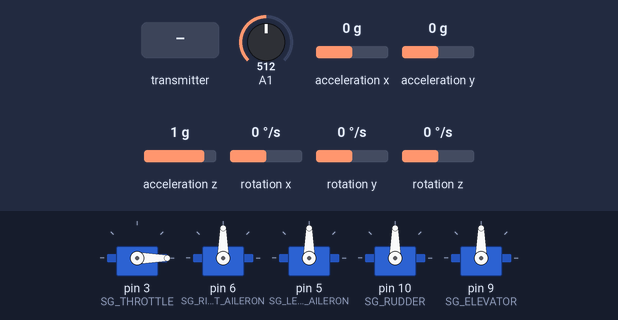
Bench run of a sketch on a simulated Arduino Uno, built for the host (arithmetic inside an expression is 32-bit, double 64-bit). Shown: 5 × servo. The inputs (shaded band) are chosen by the test bench; at power-on: A1 = 512, acceleration x 0 g, acceleration y 0 g, acceleration z 1 g, rotation x 0 °/s, rotation y 0 °/s, rotation z 0 °/s. No radio packets arrive unless stated; what the sketch prints to the serial monitor is not drawn.

Above: at 2.0 s.
2.1 s: the transmitter starts sending aileronRight = 0
At 3.4 s:
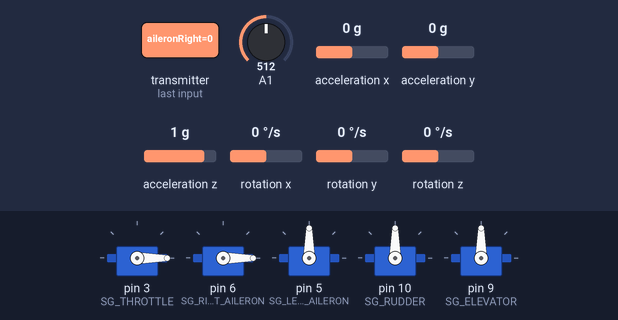
3.9 s: the transmitter starts sending aileronLeft = 0
At 5.1 s:
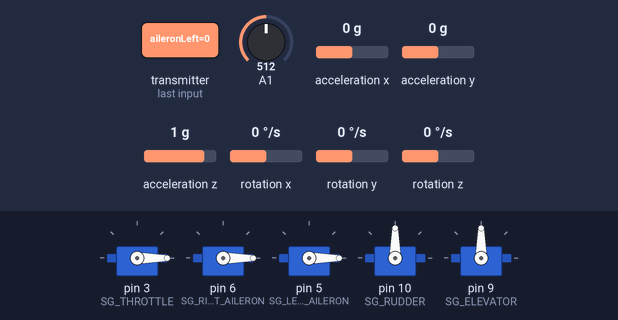
5.4 s: the transmitter starts sending rudder = 0
At 6.5 s:
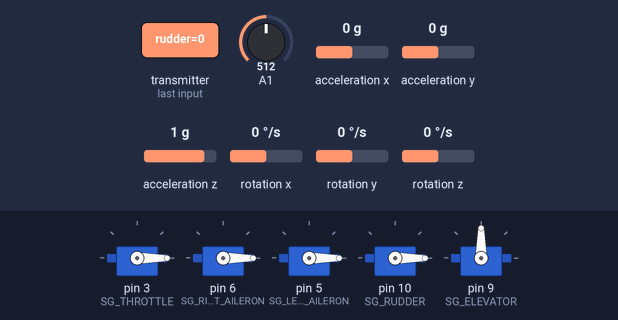
6.9 s: the transmitter starts sending elevator = 0
At 7.6 s:
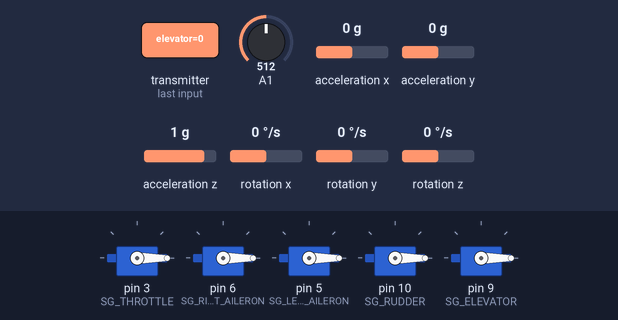
8.4 s: the transmitter starts sending throttle = 64
At 8.7 s:
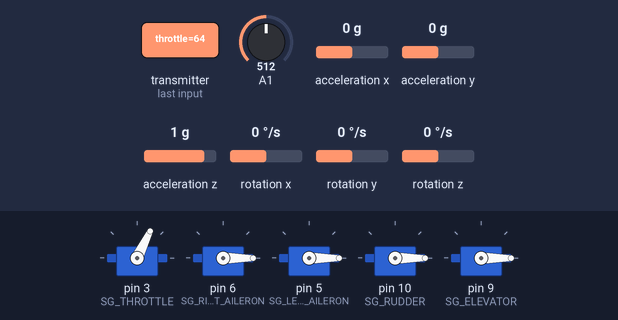
9.9 s: the transmitter starts sending aileronRight = 64
At 11.0 s:
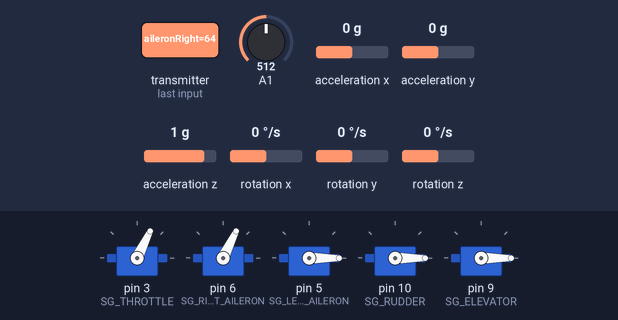
Timing chart, 0 to 12.4 s (numbered marks = the images above; inputs shaded):
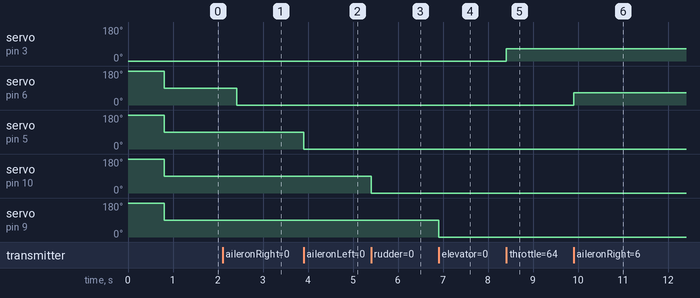

Measured:
- after the input at 2.1 s, servo on pin 6 (SG_RIGHT_AILERON): 90° → 0° after 0.32 s
- after the input at 3.9 s, servo on pin 5 (SG_LEFT_AILERON): 90° → 0° at once
- after the input at 5.4 s, servo on pin 10 (SG_RUDDER): 90° → 0° at once
- after the input at 6.9 s, servo on pin 9 (SG_ELEVATOR): 90° → 0° at once
- after the input at 8.4 s, servo on pin 3 (SG_THROTTLE): 0° → 64° at once
- after the input at 9.9 s, servo on pin 6 (SG_RIGHT_AILERON): 0° → 64° at once

The sketch:

Aircraft.ino
```cpp
#define RF_CSN 8
#define RF_CE  7
#define SG_LEFT_AILERON  5
#define SG_RIGHT_AILERON 6
#define SG_ELEVATOR      9
#define SG_RUDDER        10
#define SG_THROTTLE      3

#include <SPI.h>
#include <nRF24L01.h>
#include <RF24.h>
#include <Servo.h>
#include <SoftwareSerial.h>
#include <TinyGPS.h>
#include <Wire.h>
#include <MPU6050.h>
#include <KalmanFilter.h>
#include <Adafruit_BMP085.h>

//#define BENCHMARK

#ifdef BENCHMARK
unsigned long l1, l2, l3, l4;
#endif

Servo throttle;
Servo left_aileron;
Servo right_aileron;
Servo rudder;
Servo elevator;

typedef struct {
  uint8_t aileronRight, aileronLeft, rudder, elevator, throttle;
} Receive_packet;

typedef struct {
  int16_t pps   = -1,
          roll  = -1,
          pitch = -1,
          lat   = -1,
          lon   = -1,
          alt   = -1,
          crs   = -1,
          spd   = -1,
          bat   = -1;
  unsigned long age;
} Transmit_packet;

Transmit_packet transmit;
Receive_packet  received;

unsigned long  last_received = 0,
               last_print    = 0,
               last_pps      = 0,
               last_bmp      = 0;

RF24           radio(RF_CE, RF_CSN);
TinyGPS        gps;

MPU6050 mpu;
Adafruit_BMP085  bmp;

KalmanFilter kalmanX(0.001, 0.003, 0.03);
KalmanFilter kalmanY(0.001, 0.003, 0.03);

bool  receiving = false,
      mpuActive = false,
      bmpActive = false;
uint16_t packets = 0;
float    qnh     = 102700.0;
float    altZero = 0;

const byte ac_address[5] = {0xAA, 0xBB, 0xCC, 0xDD, 0xDD};
const byte ct_address[5] = {0x00, 0xBB, 0xCC, 0xDD, 0xEE};

//--------------------------------------------------------------------------------------------------

void setup() {

  Serial.begin(115200);
  Serial.println("Starting Aircraft...");

  transmit.pps = 0;
  transmit.lat = 99.99;
  transmit.lon = 99.99;
  transmit.age = 99999;

  throttle.attach(SG_THROTTLE, 1000, 2000);
  right_aileron.attach(SG_RIGHT_AILERON);
  left_aileron.attach(SG_LEFT_AILERON);
  rudder.attach(SG_RUDDER);
  elevator.attach(SG_ELEVATOR);

  reset_controls();

  mpuActive = mpu.begin(MPU6050_SCALE_2000DPS, MPU6050_RANGE_2G);
  //bmpActive = bmp.begin();

  if (!mpuActive)
    Serial.println("MPU FAIL");
  else {
    Serial.println("MPU OK");
    mpu.calibrateGyro();
  }

  if (!bmpActive)
    Serial.println("BMP FAIL");
  else
    Serial.println("BMP OK");

  radio.begin();
  radio.openWritingPipe(ac_address);
  radio.openReadingPipe(1, ct_address);
  radio.setPALevel(RF24_PA_MAX);
  radio.setAutoAck(false);
  radio.startListening();
}

//--------------------------------------------------------------------------------------------------

void loop() {
#ifdef BENCHMARK
  l1 = millis();
#endif
  if (radio.available())
    receive();

  if (millis() - last_received > 800)
    reset_controls();

  if (millis() - last_pps > 500) {
    transmit.pps = (packets * 1000) / (millis() - last_pps);
    packets = 0;
    last_pps = millis();
  }


#ifdef BENCHMARK
  l2 = millis();
#endif
  transmit.bat = analogRead(A1) + 33;


#ifdef BENCHMARK
  l3 = millis();
#endif
  if (mpuActive)
    mpu_read();

  if (bmpActive && millis() - last_bmp > 70)
  {
    transmit.alt = (44330 * (1.0 - pow(bmp.readPressure() / qnh, 0.1903))) - altZero;
    transmit.alt = transmit.alt  < 0 ? 0 : transmit.alt;

    if (altZero == 0)
      altZero = transmit.alt;
  }


#ifdef BENCHMARK
  log("ddd", (int)(l2 - l1), (int)(l3 - l2), (int)(millis() - l3));
#endif
}

//--------------------------------------------------------------------------------------------------

void log(char* format, ...) {
  va_list args;
  va_start(args, format);

  while (*format != '\0') {
    int    d;
    char   c;
    float  f;
    String s;

    switch (*format) {
      case 'd':
        d = va_arg(args, int);
        Serial.print(d);
        break;
      case 'c':
        c = va_arg(args, char);
        Serial.print(c);
        break;
      case 'f':
        f = va_arg(args, double);
        Serial.print(f);
        break;
      case 's':
        do {
          s = va_arg(args, char);
          Serial.print(s);
        } while (s != '\0');
        break;
    }
    Serial.print(" ");
    format++;
  }
  Serial.println();
  va_end(args);
}

//--------------------------------------------------------------------------------------------------

void receive()
{
  radio.read(&received, sizeof(received));
  packets++;

  delay(2);

  radio.stopListening();
  radio.write(&transmit, sizeof(transmit));
  radio.startListening();

  apply_controls();
  last_received = millis();
  receiving = true;
}

//--------------------------------------------------------------------------------------------------

void apply_controls() {
  throttle.write(received.throttle);
  left_aileron.write(received.aileronLeft);
  right_aileron.write(received.aileronRight);
  rudder.write(received.rudder);
  elevator.write(received.elevator);
}

//--------------------------------------------------------------------------------------------------

void reset_controls() {
  receiving = false;

  received.throttle     = 0;
  received.aileronLeft  = map(received.aileronLeft,   0, 180, 180, 0);
  received.aileronRight = map(received.aileronRight,  0, 180, 180, 0);
  received.rudder       = map(received.rudder,        0, 180, 180, 0);
  received.elevator     = map(received.elevator,      0, 180, 180, 0);

  apply_controls();
  delay(800);

  received.aileronLeft  = 90;
  received.aileronRight = 90;
  received.rudder       = 90;
  received.elevator     = 90;

  apply_controls();
}

//--------------------------------------------------------------------------------------------------

void mpu_read() {
  Vector acc = mpu.readNormalizeAccel();
  Vector gyr = mpu.readNormalizeGyro();

  float accPitch = -(atan2(acc.XAxis, sqrt(acc.YAxis * acc.YAxis + acc.ZAxis * acc.ZAxis)) * 180.0) / M_PI;
  float accRoll  =  (atan2(acc.YAxis, acc.ZAxis) * 180.0) / M_PI;

  transmit.pitch = kalmanY.update(accPitch, gyr.YAxis);
  transmit.roll  = kalmanX.update(accRoll, gyr.XAxis);
}

//--------------------------------------------------------------------------------------------------
/*
void gps_read() {
  if (!Serial.available())
    return;

  bool newData = false;

  while (Serial.available()) {
    if (gps.encode(Serial.read()))
      newData = true;
  }

  if (newData) {
    gps.f_get_position(&transmit.lat, &transmit.lon, &transmit.age);
    transmit.alt = gps.f_altitude();
    transmit.crs = gps.f_course();
    transmit.spd = gps.f_speed_kmph();
  }
}*/
```
